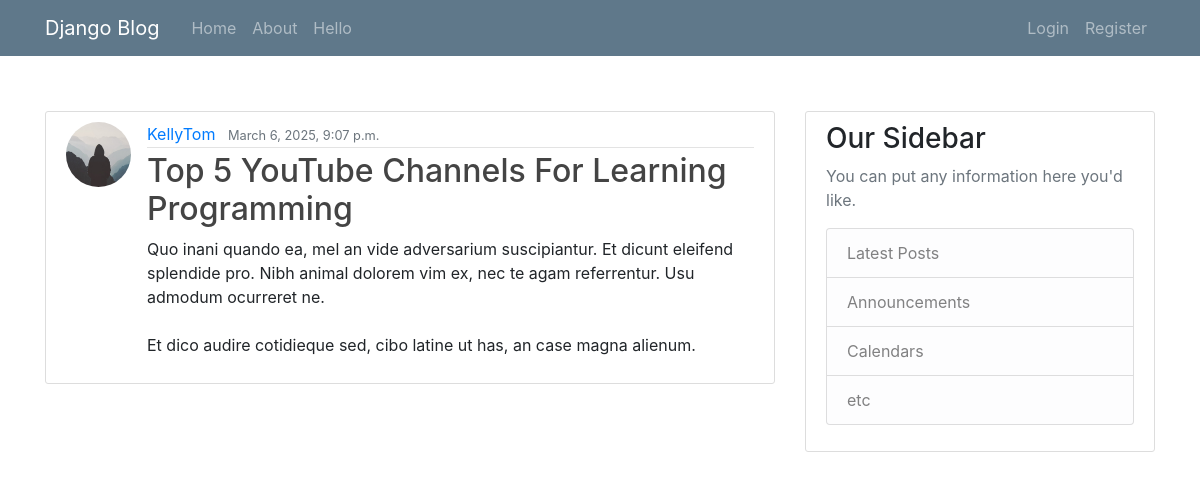
The app's page /post/31/ with its own data.
### firstApp/models.py (models this page shows, shortened)
class Post(models.Model):
    title = models.CharField(max_length=100)
    content = models.TextField()
    date_posted = models.DateTimeField(default=timezone.now)
    author = models.ForeignKey(User, on_delete=models.CASCADE)

### users/models.py (models this page shows, shortened)
class Profile(models.Model):
    user = models.OneToOneField(User, on_delete=models.CASCADE)
    image = models.ImageField(default='default.jpg', upload_to='profile_pics')

### firstApp/views.py (the view)
# urls.py: path('post/<int:pk>/', PostDetailView.as_view(), name='firstApp-post-detail'),
class PostDetailView(DetailView):
    model = Post

### firstApp/templates/firstApp/post_detail.html (shortened to what this page needs)
{% extends "firstApp/base.html" %}
{% block content %}
    <article class="media content-section">
        <img alt="profile" class="rounded-circle article-img" src="{{ object.author.profile.image.url }}"/>
        <div class="media-body">
            <div class="article-metadata">
                <a class="mr-2" href="{% url 'firstApp-user-posts' post.author.username %}">{{ object.author }}</a>
                <small class="text-muted">{{ object.date_posted }}</small>
            </div>
            <h2 class="article-title">{{ object.title }}</h2>
            <p class="article-content">{{ object.content }}</p>
        </div>
    </article>
{% endblock content %}

### firstApp/static/blog/main.css (style rules this page uses)
body { background: #fafafa; color: #333333; margin-top: 5rem; }
h1, h2, h3, h4, h5, h6 { color: #444444; }
.content-section { background: #ffffff; padding: 10px 20px; border: 1px solid #dddddd; border-radius: 3px; margin-bottom: 20px; }
.article-title { color: #444444; }
.article-content { white-space: pre-line; }
.article-img { height: 65px; width: 65px; margin-right: 16px; }
.article-metadata { padding-bottom: 1px; margin-bottom: 4px; border-bottom: 1px solid #e3e3e3 }

### records on screen
Post: author.profile.image (placeholder picture), author "KellyTom", date_posted "March 6, 2025, 9:07 p.m.", title "Top 5 YouTube Channels For Learning Programming", content "Quo inani quando ea, mel an vide adversarium suscipiantur. Et dicunt eleifend splendide pro. Nibh animal dolorem vim ex, nec te agam referrentur. Usu admodum ocurreret ne. Et dico audire cotidieque sed, cibo latine ut has, an case magna alienum."
